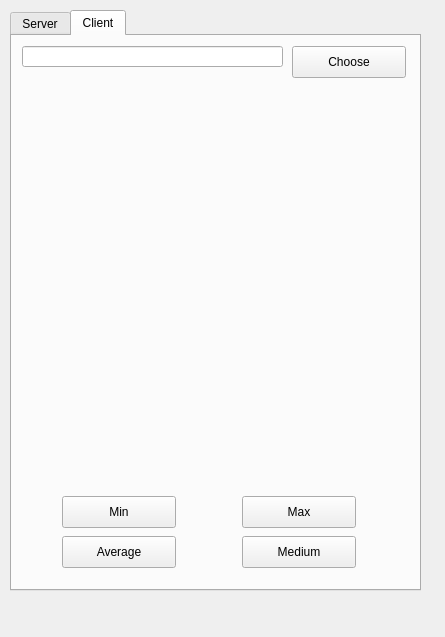
<?xml version="1.0" encoding="UTF-8"?>
<ui version="4.0">
 <class>MainWindow</class>
 <widget class="QMainWindow" name="MainWindow">
  <property name="geometry">
   <rect>
    <x>0</x>
    <y>0</y>
    <width>445</width>
    <height>637</height>
   </rect>
  </property>
  <property name="windowTitle">
   <string>MainWindow</string>
  </property>
  <widget class="QWidget" name="centralwidget">
   <widget class="QTabWidget" name="tabWidget">
    <property name="geometry">
     <rect>
      <x>10</x>
      <y>10</y>
      <width>411</width>
      <height>581</height>
     </rect>
    </property>
    <property name="currentIndex">
     <number>1</number>
    </property>
    <widget class="QWidget" name="tab">
     <attribute name="title">
      <string>Server</string>
     </attribute>
     <widget class="QPushButton" name="pushButton">
      <property name="geometry">
       <rect>
        <x>140</x>
        <y>10</y>
        <width>114</width>
        <height>32</height>
       </rect>
      </property>
      <property name="text">
       <string>Listen</string>
      </property>
     </widget>
     <widget class="QLabel" name="serverMessageLabel">
      <property name="geometry">
       <rect>
        <x>10</x>
        <y>50</y>
        <width>391</width>
        <height>501</height>
       </rect>
      </property>
      <property name="text">
       <string/>
      </property>
      <property name="alignment">
       <set>Qt::AlignLeading|Qt::AlignLeft|Qt::AlignTop</set>
      </property>
     </widget>
    </widget>
    <widget class="QWidget" name="tab_2">
     <attribute name="title">
      <string>Client</string>
     </attribute>
     <widget class="QLineEdit" name="fileNameLineEdit">
      <property name="geometry">
       <rect>
        <x>10</x>
        <y>10</y>
        <width>261</width>
        <height>21</height>
       </rect>
      </property>
     </widget>
     <widget class="QPushButton" name="pushButton_2">
      <property name="geometry">
       <rect>
        <x>280</x>
        <y>10</y>
        <width>114</width>
        <height>32</height>
       </rect>
      </property>
      <property name="text">
       <string>Choose</string>
      </property>
     </widget>
     <widget class="QLabel" name="clientMessageLabel">
      <property name="geometry">
       <rect>
        <x>10</x>
        <y>50</y>
        <width>391</width>
        <height>401</height>
       </rect>
      </property>
      <property name="text">
       <string/>
      </property>
      <property name="alignment">
       <set>Qt::AlignLeading|Qt::AlignLeft|Qt::AlignTop</set>
      </property>
     </widget>
     <widget class="QPushButton" name="mediumButton">
      <property name="geometry">
       <rect>
        <x>230</x>
        <y>500</y>
        <width>114</width>
        <height>32</height>
       </rect>
      </property>
      <property name="text">
       <string>Medium</string>
      </property>
     </widget>
     <widget class="QPushButton" name="averageButton">
      <property name="geometry">
       <rect>
        <x>50</x>
        <y>500</y>
        <width>114</width>
        <height>32</height>
       </rect>
      </property>
      <property name="text">
       <string>Average</string>
      </property>
     </widget>
     <widget class="QPushButton" name="minButton">
      <property name="geometry">
       <rect>
        <x>50</x>
        <y>460</y>
        <width>114</width>
        <height>32</height>
       </rect>
      </property>
      <property name="text">
       <string>Min</string>
      </property>
     </widget>
     <widget class="QPushButton" name="maxButton">
      <property name="geometry">
       <rect>
        <x>230</x>
        <y>460</y>
        <width>114</width>
        <height>32</height>
       </rect>
      </property>
      <property name="text">
       <string>Max</string>
      </property>
     </widget>
    </widget>
   </widget>
  </widget>
  <widget class="QMenuBar" name="menubar">
   <property name="geometry">
    <rect>
     <x>0</x>
     <y>0</y>
     <width>445</width>
     <height>22</height>
    </rect>
   </property>
  </widget>
 </widget>
 <resources/>
 <connections>
  <connection>
   <sender>pushButton</sender>
   <signal>clicked()</signal>
   <receiver>MainWindow</receiver>
   <slot>onListen()</slot>
   <hints>
    <hint type="sourcelabel">
     <x>231</x>
     <y>87</y>
    </hint>
    <hint type="destinationlabel">
     <x>426</x>
     <y>83</y>
    </hint>
   </hints>
  </connection>
  <connection>
   <sender>pushButton_2</sender>
   <signal>clicked()</signal>
   <receiver>MainWindow</receiver>
   <slot>onChoose()</slot>
   <hints>
    <hint type="sourcelabel">
     <x>368</x>
     <y>87</y>
    </hint>
    <hint type="destinationlabel">
     <x>427</x>
     <y>116</y>
    </hint>
   </hints>
  </connection>
  <connection>
   <sender>minButton</sender>
   <signal>clicked()</signal>
   <receiver>MainWindow</receiver>
   <slot>onMin()</slot>
   <hints>
    <hint type="sourcelabel">
     <x>148</x>
     <y>229</y>
    </hint>
    <hint type="destinationlabel">
     <x>87</x>
     <y>310</y>
    </hint>
   </hints>
  </connection>
  <connection>
   <sender>maxButton</sender>
   <signal>clicked()</signal>
   <receiver>MainWindow</receiver>
   <slot>onMax()</slot>
   <hints>
    <hint type="sourcelabel">
     <x>319</x>
     <y>212</y>
    </hint>
    <hint type="destinationlabel">
     <x>428</x>
     <y>243</y>
    </hint>
   </hints>
  </connection>
  <connection>
   <sender>averageButton</sender>
   <signal>clicked()</signal>
   <receiver>MainWindow</receiver>
   <slot>onAverage()</slot>
   <hints>
    <hint type="sourcelabel">
     <x>163</x>
     <y>272</y>
    </hint>
    <hint type="destinationlabel">
     <x>183</x>
     <y>311</y>
    </hint>
   </hints>
  </connection>
  <connection>
   <sender>mediumButton</sender>
   <signal>clicked()</signal>
   <receiver>MainWindow</receiver>
   <slot>onMedium()</slot>
   <hints>
    <hint type="sourcelabel">
     <x>279</x>
     <y>257</y>
    </hint>
    <hint type="destinationlabel">
     <x>352</x>
     <y>305</y>
    </hint>
   </hints>
  </connection>
 </connections>
 <slots>
  <slot>onListen()</slot>
  <slot>onMin()</slot>
  <slot>onMax()</slot>
  <slot>onAverage()</slot>
  <slot>onMedium()</slot>
  <slot>onChoose()</slot>
 </slots>
</ui>
